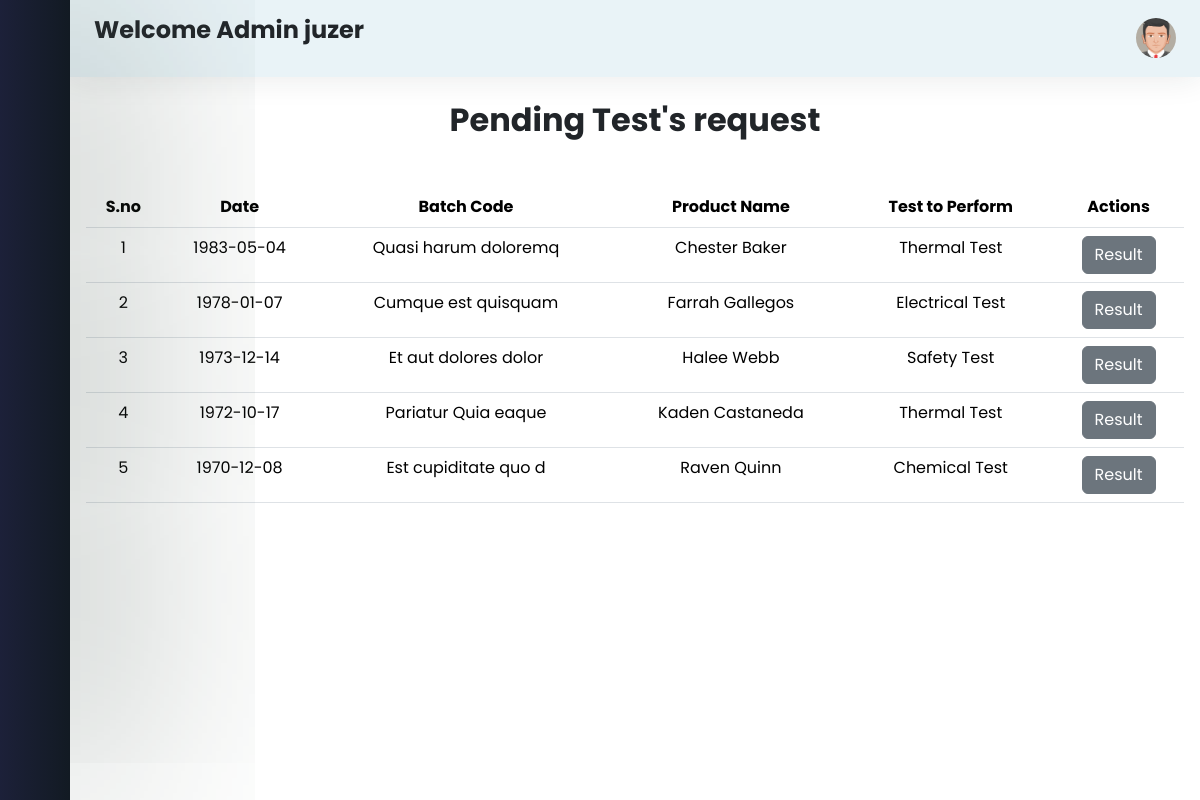
/testing_request.php (signed in), run on the app's committed database.
### tables this page shows
CREATE TABLE `book_request` (
  `sno` int(11) NOT NULL,
  `date` date NOT NULL,
  `batch_code` varchar(100) NOT NULL,
  `product_name` varchar(100) NOT NULL,
  `test` varchar(100) NOT NULL
);

### testing_request.php (the view, shortened to what this page needs)
<?php
include('login_config.php');
?>
<!DOCTYPE html>
<html>
<head>
    <link href="https://cdn.lineicons.com/4.0/lineicons.css" rel="stylesheet" />
    <link href="https://cdn.jsdelivr.net/npm/bootstrap@5.3.2/dist/css/bootstrap.min.css" rel="stylesheet"
>
    <link rel="stylesheet" href="https://cdn.datatables.net/2.1.3/css/dataTables.dataTables.min.css">
    <link rel="stylesheet" href="style.css">
</head>
<body>
    <div class="wrapper">
        <aside id="sidebar">
            <div class="d-flex">
                <button class="toggle-btn" type="button">
                </button>
            </div>
            <ul class="sidebar-nav">
                <li class="sidebar-item">
                    <a href="admin_dashboard.php" class="sidebar-link">
                    </a>
                </li>
                <li class="sidebar-item">
                    <a href="testing_request.php" class="sidebar-link">
                    </a>
                </li>
                <li class="sidebar-item">
                    <a href="test_list.php" class="sidebar-link">
                    </a>
                </li>
                <li class="sidebar-item">
                    <a href="user_list.php" class="sidebar-link">
                    </a>
                </li>
            </ul>
            <div class="sidebar-footer">
                <a href="logout.php" class="sidebar-link">
                </a>
            </div>
        </aside>
        <div class="main">
            <nav class="navbar navbar-expand px-4 py-3">
                <h3 class="fw-bold fs-4 mb-3">Welcome Admin <span>
                        <?php echo $_SESSION['admin_name'] ?>
                    </span></h3>
                <div class="navbar-collapse collapse">
                    <ul class="navbar-nav ms-auto">
                        <li class="nav-item dropdown">
                            <a href="#" data-bs-toggle="dropdown" class="nav-icon pe-md-0">
                                <img src="img/admin.png" class="avatar" alt="">
                            </a>
                        </li>
                    </ul>
                </div>
            </nav>
            <main class="content px-3 py-4">
                <h2 class="fw-bold mb-5 text-center">Pending Test's request</h2>
                <table class="table" id="myTable">
                    <thead>
                        <tr>
                            <th scope="col" class='text-center'>S.no</th>
                            <th scope="col" class='text-center'>Date</th>
                            <th scope="col" class='text-center'>Batch Code</th>
                            <th scope="col" class='text-center'>Product Name</th>
                            <th scope="col" class='text-center'>Test to Perform</th>
                            <th scope="col" class='text-center'>Actions</th>
                        </tr>
                    </thead>
                    <tbody>
                        <?php
                        $sql = "SELECT * FROM `book_request` ORDER BY date DESC";
                        $result = mysqli_query($conn, $sql);
                        $sno = 0;
                        while ($row = mysqli_fetch_assoc($result)) {
                            $sno += 1;
                            echo " <tr>
                            <td scope='row' class='text-center'>" . $sno . "</th>
                            <td class='text-center'>" .  $row['date'] .  "</td>
                            <td class='text-center'>" .  $row['batch_code'] .  "</td>
                            <td class='text-center'>" .  $row['product_name'] . "</td>
                            <td class='text-center'>" . $row['test'] .  "</td>
                            <td align='center'>
                                <a class='btn btn-secondary' href='testing_request_approved.php?sno=$row[sno]'>
                                    Result
                                    </a>
							</td>
                            </tr>";
                        }
                        ?>
                    </tbody>
            </main>
        </div>
    </div>
</body>
</html>

### style.css (style rules this page uses)
a { text-decoration: none; }
li { list-style: none; }
body { font-family: 'Poppins', sans-serif; }
.wrapper { display: flex; }
.main { display: flex; flex-direction: column; min-height: 100vh; width: 100%; overflow: hidden; transition: all 0.35s ease-in-out; background-color: #fff; min-width: 0; }
#sidebar { width: 70px; min-width: 70px; z-index: 1000; transition: all .25s ease-in-out; background-color: #121a23; -webkit-box-shadow: 0px 0px 300px -4px rgba(69, 87, 77, 1); -moz-box-shadow: 0px 0px 300px -4px rgba(69, 87, 77, 1); box-shadow: 0px 0px 300px -4px rgba(69, 87, 77, 1); background-image: linear-gradient(90deg, #775afc1a 0%, #775afc00 100%); display: flex; flex-direction: column; }
.toggle-btn { background-color: transparent; cursor: pointer; border: 0; padding: 1rem 1.5rem; }
.sidebar-nav { padding: 2rem 0; flex: 1 1 auto; }
a.sidebar-link { padding: .625rem 1.625rem; color: #FFF; display: block; font-size: 0.9rem; white-space: nowrap; border-left: 3px solid transparent; }
.sidebar-item { position: relative; }
.navbar { background-color: #c3dfe85d; box-shadow: 0 0 2rem 0 rgba(33, 37, 41, .1); }
.navbar-expand .navbar-collapse { min-width: 200px; }
.avatar { height: 40px; width: 40px; border-radius: 50%; }

### data on the page
book_request: date "1983-05-04", batch_code "Quasi harum doloremq", product_name "Chester Baker", test "Thermal Test"
book_request: date "1978-01-07", batch_code "Cumque est quisquam", product_name "Farrah Gallegos", test "Electrical Test"
book_request: date "1973-12-14", batch_code "Et aut dolores dolor", product_name "Halee Webb", test "Safety Test"
book_request: date "1972-10-17", batch_code "Pariatur Quia eaque", product_name "Kaden Castaneda", test "Thermal Test"
book_request: date "1970-12-08", batch_code "Est cupiditate quo d", product_name "Raven Quinn", test "Chemical Test"

### other printed values
$_SESSION['admin_name'] "juzer"
